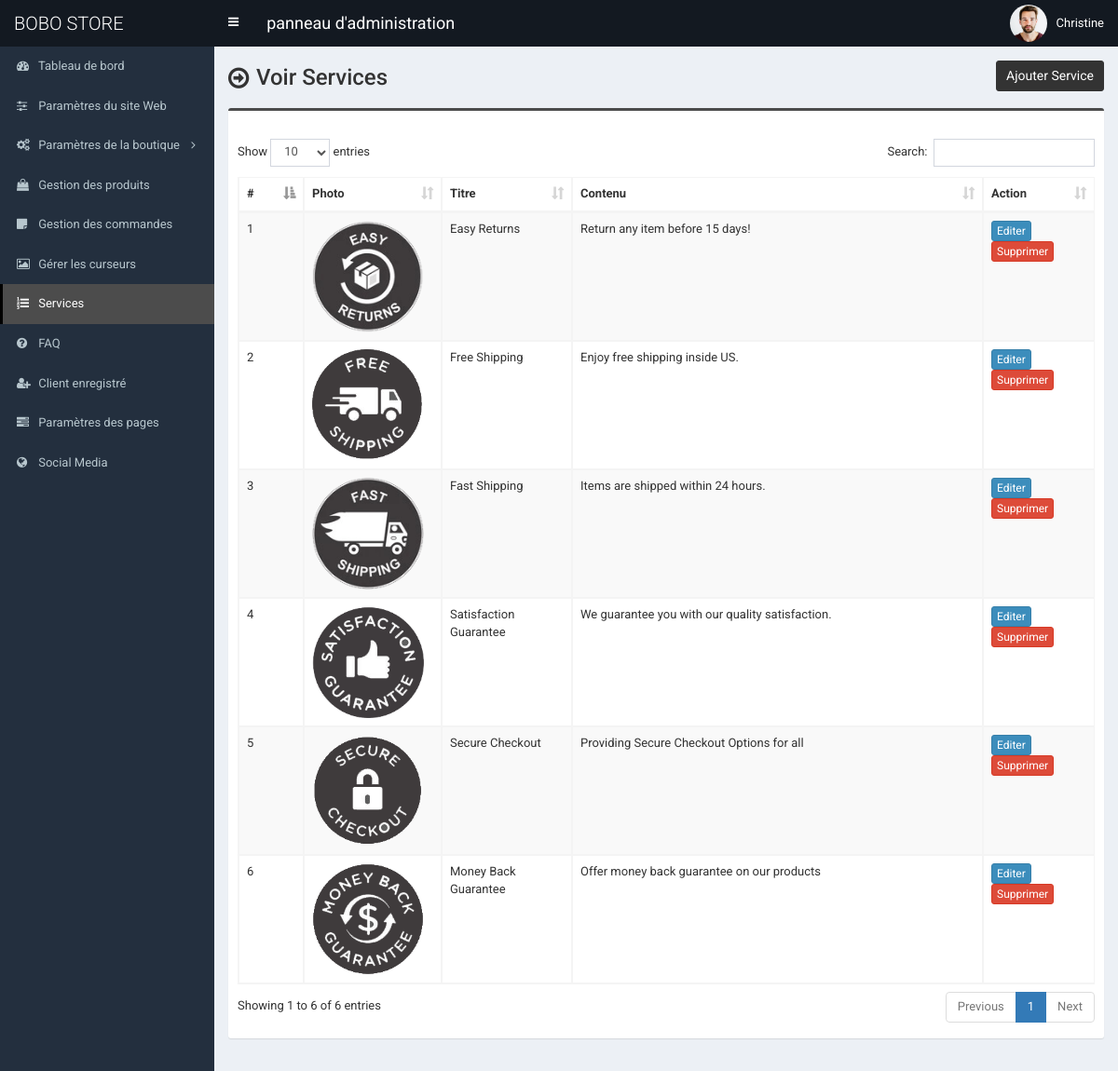
The app's page /admin/service.php (signed in), older data.
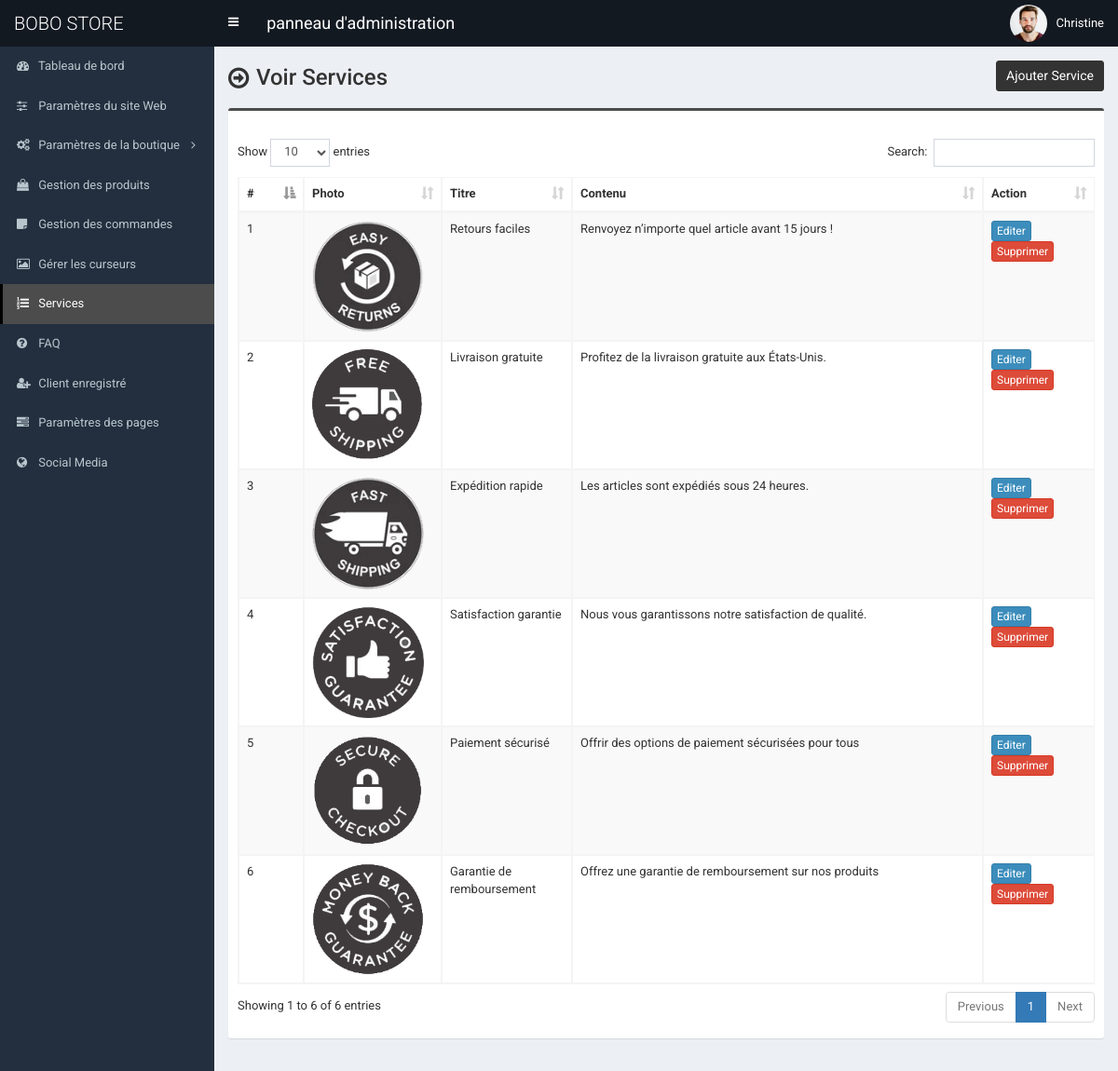
The same page, newer data.
### tables this page shows
CREATE TABLE IF NOT EXISTS `tbl_service` (
  `id` int NOT NULL AUTO_INCREMENT,
  `title` varchar(255) NOT NULL,
  `content` text NOT NULL,
  `photo` varchar(255) NOT NULL,
  PRIMARY KEY (`id`)
);

### admin/service.php (the view, shortened to what this page needs)
<?php require_once('header.php'); ?>
<section class="content-header">
	<div class="content-header-left">
		<h1>Voir Services</h1>
	</div>
	<div class="content-header-right">
		<a href="service-add.php" class="btn btn-primary btn-sm">Ajouter Service</a>
	</div>
</section>
<section class="content">
	<div class="row">
		<div class="col-md-12">
			<div class="box box-info">
				<div class="box-body table-responsive">
					<table id="example1" class="table table-bordered table-hover table-striped">
						<thead>
							<tr>
								<th width="30">#</th>
								<th>Photo</th>
								<th width="100">Titre</th>
								<th>Contenu</th>
								<th width="80">Action</th>
							</tr>
						</thead>
						<tbody>
							<?php
							$i=0;
							$statement = $pdo->prepare("SELECT * FROM tbl_service");
							$statement->execute();
							$result = $statement->fetchAll(PDO::FETCH_ASSOC);
							foreach ($result as $row) {
								$i++;
								?>
								<tr>
									<td><?php echo $i; ?></td>
									<td style="width:130px;"><img src="../assets/uploads/<?php echo $row['photo']; ?>" alt="<?php echo $row['title']; ?>" style="width:120px;"></td>
									<td><?php echo $row['title']; ?></td>
									<td><?php echo $row['content']; ?></td>
									<td>
										<a href="service-edit.php?id=<?php echo $row['id']; ?>" class="btn btn-primary btn-xs">Editer</a>
										<a href="#" class="btn btn-danger btn-xs" data-href="service-delete.php?id=<?php echo $row['id']; ?>" data-toggle="modal" data-target="#confirm-delete">Supprimer</a>
									</td>
								</tr>
								<?php
							}
							?>
						</tbody>
					</table>
				</div>
			</div>
		</div>
	</div>
</section>
<?php require_once('footer.php'); ?>

### admin/header.php (shortened to what this page needs)
<!DOCTYPE html>
<html>
<head>
	<link rel="stylesheet" href="css/bootstrap.min.css">
	<link rel="stylesheet" href="css/font-awesome.min.css">
	<link rel="stylesheet" href="css/ionicons.min.css">
	<link rel="stylesheet" href="css/datepicker3.css">
	<link rel="stylesheet" href="css/all.css">
	<link rel="stylesheet" href="css/select2.min.css">
	<link rel="stylesheet" href="css/dataTables.bootstrap.css">
	<link rel="stylesheet" href="css/jquery.fancybox.css">
	<link rel="stylesheet" href="css/AdminLTE.min.css">
	<link rel="stylesheet" href="css/_all-skins.min.css">
	<link rel="stylesheet" href="css/on-off-switch.css"/>
	<link rel="stylesheet" href="css/summernote.css">
	<link rel="stylesheet" href="style.css">
</head>
<body class="hold-transition fixed skin-blue sidebar-mini">
	<div class="wrapper">
		<header class="main-header">
			<a href="index.php" class="logo">
				<span class="logo-lg">BOBO STORE</span>
			</a>
			<nav class="navbar navbar-static-top">
				<a href="#" class="sidebar-toggle" data-toggle="offcanvas" role="button">
				</a>
				<span style="float:left;line-height:50px;color:#fff;padding-left:15px;font-size:18px;">panneau d'administration</span>
				<div class="navbar-custom-menu">
					<ul class="nav navbar-nav">
						<li class="dropdown user user-menu">
							<a href="#" class="dropdown-toggle" data-toggle="dropdown">
								<img src="../assets/uploads/<?php echo $_SESSION['user']['photo']; ?>" class="user-image" alt="User Image">
								<span class="hidden-xs"><?php echo $_SESSION['user']['full_name']; ?></span>
							</a>
						</li>
					</ul>
				</div>
			</nav>
		</header>
  		<?php $cur_page = substr($_SERVER["SCRIPT_NAME"],strrpos($_SERVER["SCRIPT_NAME"],"/")+1); ?>
  		<aside class="main-sidebar">
    		<section class="sidebar">
      			<ul class="sidebar-menu">
			        <li class="treeview <?php if($cur_page == 'index.php') {echo 'active';} ?>">
			          <a href="index.php">
			            <i class="fa fa-dashboard"></i> <span>Tableau de bord</span>
			          </a>
			        </li>
			        <li class="treeview <?php if( ($cur_page == 'settings.php') ) {echo 'active';} ?>">
			          <a href="settings.php">
			            <i class="fa fa-sliders"></i> <span>Paramètres du site Web</span>
			          </a>
			        </li>
                    <li class="treeview <?php if( ($cur_page == 'size.php') || ($cur_page == 'size-add.php') || ($cur_page == 'size-edit.php') || ($cur_page == 'color.php') || ($cur_page == 'color-add.php') || ($cur_page == 'color-edit.php') || ($cur_page == 'country.php') || ($cur_page == 'country-add.php') || ($cur_page == 'country-edit.php') || ($cur_page == 'shipping-cost.php') || ($cur_page == 'shipping-cost-edit.php') || ($cur_page == 'top-category.php') || ($cur_page == 'top-category-add.php') || ($cur_page == 'top-category-edit.php') || ($cur_page == 'mid-category.php') || ($cur_page == 'mid-category-add.php') || ($cur_page == 'mid-category-edit.php') || ($cur_page == 'end-category.php') || ($cur_page == 'end-category-add.php') || ($cur_page == 'end-category-edit.php') ) {echo 'active';} ?>">
                        <a href="#">
                            <i class="fa fa-cogs"></i>
                            <span>Paramètres de la boutique</span>
                            <span class="pull-right-container">
								<i class="fa fa-angle-left pull-right"></i>
							</span>
                        </a>
                    </li>
                    <li class="treeview <?php if( ($cur_page == 'product.php') || ($cur_page == 'product-add.php') || ($cur_page == 'product-edit.php') ) {echo 'active';} ?>">
                        <a href="product.php">
                            <i class="fa fa-shopping-bag"></i> <span>Gestion des produits</span>
                        </a>
                    </li>
                    <li class="treeview <?php if( ($cur_page == 'order.php') ) {echo 'active';} ?>">
                        <a href="order.php">
                            <i class="fa fa-sticky-note"></i> <span>Gestion des commandes</span>
                        </a>
                    </li>
                     <li class="treeview <?php if( ($cur_page == 'slider.php') ) {echo 'active';} ?>">
			          <a href="slider.php">
			            <i class="fa fa-picture-o"></i> <span>Gérer les curseurs</span>
			          </a>
			        </li>
			        <li class="treeview <?php if( ($cur_page == 'service.php') ) {echo 'active';} ?>">
			          <a href="service.php">
			            <i class="fa fa-list-ol"></i> <span>Services</span>
			          </a>
			        </li>
			      			        <li class="treeview <?php if( ($cur_page == 'faq.php') ) {echo 'active';} ?>">
			          <a href="faq.php">
			            <i class="fa fa-question-circle"></i> <span>FAQ</span>
			          </a>
			        </li>
						<li class="treeview <?php if( ($cur_page == 'customer.php') || ($cur_page == 'customer-add.php') || ($cur_page == 'customer-edit.php') ) {echo 'active';} ?>">
			          <a href="customer.php">
			            <i class="fa fa-user-plus"></i> <span>Client enregistré</span>
			          </a>
			        </li>
			        <li class="treeview <?php if( ($cur_page == 'page.php') ) {echo 'active';} ?>">
			          <a href="page.php">
			            <i class="fa fa-tasks"></i> <span>Paramètres des pages</span>
			          </a>
			        </li>
			        <li class="treeview <?php if( ($cur_page == 'social-media.php') ) {echo 'active';} ?>">
			          <a href="social-media.php">
			            <i class="fa fa-globe"></i> <span>Social Media</span>
			          </a>
			        </li>
      			</ul>
    		</section>
  		</aside>
  		<div class="content-wrapper">

### admin/footer.php (shortened to what this page needs)
		</div>
	</div>
</body>
</html>

### admin/style.css (style rules this page uses)
body { font-size: 13px; font-family: "Roboto", sans-serif; }
.navbar-nav > .user-menu .user-image { width: 40px; height: 40px; margin-top: -10px; }
.content-header > h1, .content-header .content-header-left h1 { font-family: "Roboto", sans-serif; }
.main-header .logo { text-align: left; }
.main-header .logo .logo-lg { font-family: "Roboto", sans-serif; }
.box-info { padding-top: 20px; }
.sidebar-menu li > a > .pull-right-container > .fa-angle-left:before { content: "\f105"; }
.content-header { overflow: hidden; }
.content-header .content-header-left { float: left; padding-top: 5px; }
.content-header .content-header-right { float: right; }
.content-header .content-header-left h1 { margin-top: 0; margin-bottom: 0; padding-left: 30px; padding-bottom: 5px; font-size: 24px; position: relative; }
.content-header .content-header-left h1:before { position: absolute; top: 0; left: 0; font-family: "FontAwesome", sans-serif; font-size: 26px; content: "\f18e"; }
.content-header .content-header-right a { position: relative; font-size: 14px; }
.skin-blue .sidebar-menu > li:hover > a, .skin-blue .sidebar-menu > li.active > a { color: #fff; background: #3c8dbc; border-left-color: #3c8dbc; }
.skin-blue .main-header .logo, .skin-blue .main-header .logo:hover, .skin-blue .main-header .navbar, .skin-blue .main-header .navbar .sidebar-toggle:hover { background-color: #131921; }
.skin-blue .sidebar-menu > li:hover > a, .skin-blue .sidebar-menu > li.active > a { background-color: #4c4c4c; border-left-color: #000000; }
.box.box-info { border-top-color: #4c4c4c; }
.content-header .content-header-right a { background-color: #333333; border-color: #333333; }

Row changes from the older to the newer data that the page shows:
changed tbl_service: title "Easy Returns" → "Retours faciles"; content "Return any item before 15 days!" → "Renvoyez n’importe quel article avant 15 jours !"
changed tbl_service: title "Free Shipping" → "Livraison gratuite"; content "Enjoy free shipping inside US." → "Profitez de la livraison gratuite aux États-Unis."
changed tbl_service: title "Fast Shipping" → "Expédition rapide"; content "Items are shipped within 24 hours." → "Les articles sont expédiés sous 24 heures."
changed tbl_service: title "Satisfaction Guarantee" → "Satisfaction garantie"; content "We guarantee you with our quality satisfaction." → "Nous vous garantissons notre satisfaction de qualité."
changed tbl_service: title "Secure Checkout" → "Paiement sécurisé"; content "Providing Secure Checkout Options for all" → "Offrir des options de paiement sécurisées pour tous"
changed tbl_service: title "Money Back Guarantee" → "Garantie de remboursement"; content "Offer money back guarantee on our products" → "Offrez une garantie de remboursement sur nos produits"
